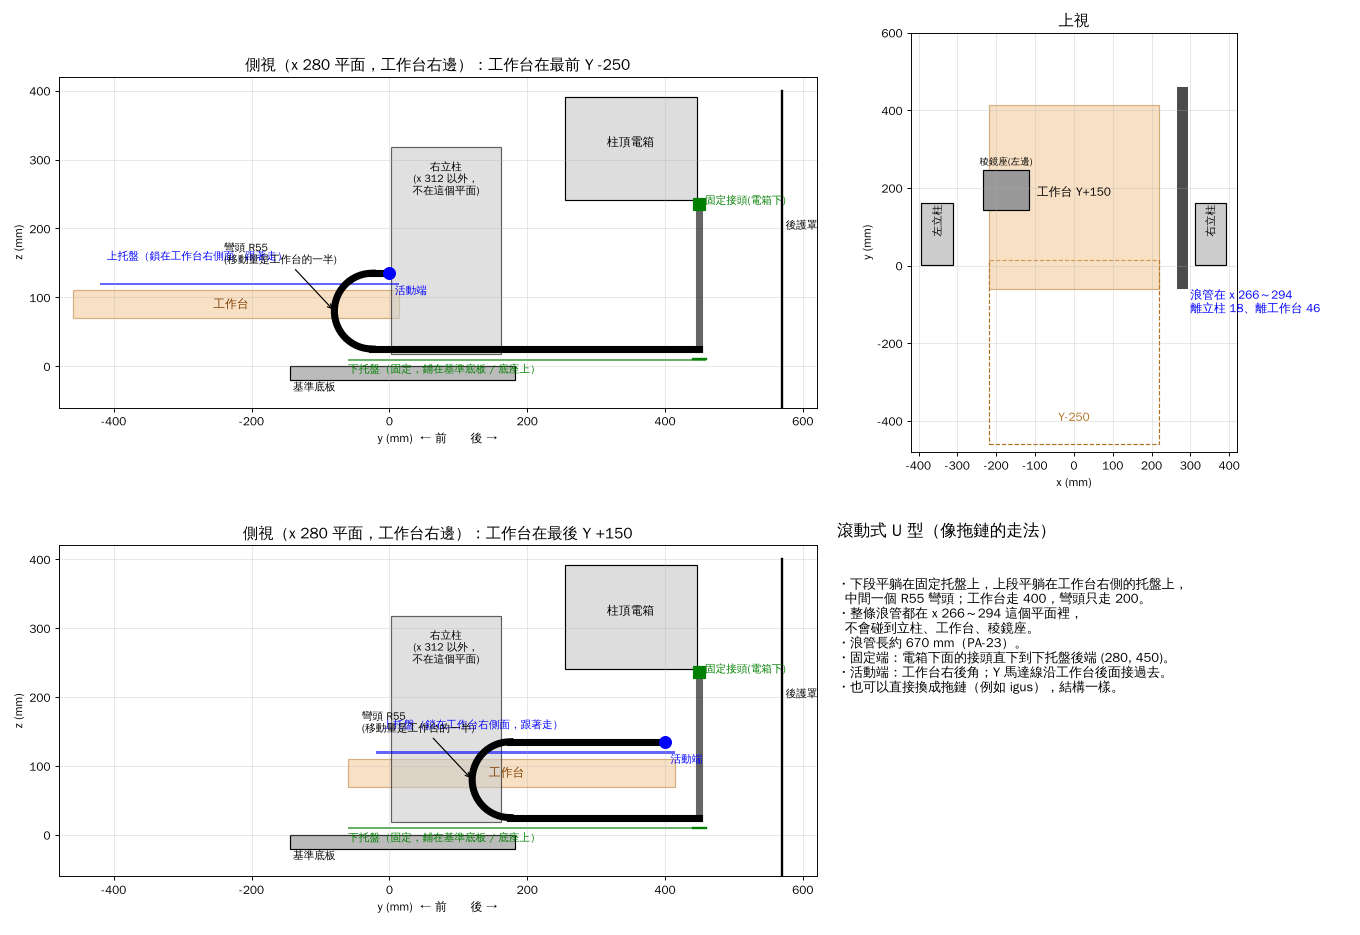

This chart was generated by the following Python code:
# sketch: Y conduit as a rolling loop in the plane x 280 (between the table x 220 and the right gantry column x 312)
import matplotlib; matplotlib.use('Agg')
import matplotlib.pyplot as plt, numpy as np
from matplotlib.patches import Rectangle
plt.rcParams['font.family']='WenQuanYi Zen Hei'; plt.rcParams['axes.unicode_minus']=False
R=55.0; ZL=25.0; ZU=ZL+2*R; YF=450.0; S=250.0          # bend R, lower / upper leg centre z, fixed end y, loop offset
def loop(Y):
    ym=250.0+Y; yb=(YF+ym)/2-S                        # moving end (table rear-right), bend position (moves at half speed)
    t=np.linspace(np.pi/2,3*np.pi/2,30)
    up=([ym,yb],[ZU,ZU]); arc=(yb+R*np.cos(t),ZL+R+R*np.sin(t)); lo=([yb,YF],[ZL,ZL])
    return ym,yb,up,arc,lo
fig,ax=plt.subplots(2,2,figsize=(16,11),gridspec_kw={'width_ratios':[1.6,1]})
for i,(Y,lab) in enumerate(((-250,'工作台在最前 Y -250'),(150,'工作台在最後 Y +150'))):
    a=ax[i,0]; ym,yb,up,arc,lo=loop(Y)
    a.set_title('側視（x 280 平面，工作台右邊）：'+lab,fontsize=13)
    a.add_patch(Rectangle((-210+Y,70),474,40,fc='#f3c38a',ec='#b07020',alpha=.5)); a.text(20+Y,85,'工作台',ha='center',color='#804000')
    a.add_patch(Rectangle((2,18),160,300,fc='#ccc',ec='k',alpha=.6)); a.text(82,250,'右立柱\n(x 312 以外，\n不在這個平面)',ha='center',fontsize=9)
    a.add_patch(Rectangle((-145,-20),327,20,fc='#bbb',ec='k')); a.text(-140,-35,'基準底板',fontsize=9)
    a.add_patch(Rectangle((255,241),191,150,fc='#ddd',ec='k')); a.text(350,320,'柱頂電箱',ha='center')
    a.plot([570,570],[-60,400],'k',lw=2); a.text(575,200,'後護罩',fontsize=9)
    a.plot(*up,'k',lw=6); a.plot(*arc,'k',lw=6); a.plot(*lo,'k',lw=6)
    a.plot([YF,YF],[ZL,236],'k',lw=6,alpha=.6); a.plot(YF,236,'gs',ms=11); a.text(YF+8,236,'固定接頭(電箱下)',color='g',fontsize=9)
    a.plot([YF-10,YF+10],[ZL-15,ZL-15],'g',lw=2)
    a.add_patch(Rectangle((-60,ZL-17),YF+70,3,fc='g',alpha=.6)); a.text(-60,ZL-34,'下托盤（固定，鋪在基準底板 / 底座上）',color='g',fontsize=9)
    a.add_patch(Rectangle((-210+Y+40,ZU-17),474-40,3,fc='b',alpha=.6)); a.text(-200+Y+40,ZU+20,'上托盤（鎖在工作台右側面，跟著走）',color='b',fontsize=9)
    a.plot(ym,ZU,'bo',ms=10); a.text(ym+8,ZU-30,'活動端',color='b',fontsize=9)
    a.annotate('彎頭 R55\n(移動量是工作台的一半)',(yb-R,ZL+R),(yb-R-160,ZL+R+70),fontsize=9,arrowprops=dict(arrowstyle='->'))
    a.set_xlim(-480,620); a.set_ylim(-60,420); a.set_aspect('equal'); a.grid(alpha=.3); a.set_xlabel('y (mm)  ← 前　　後 →'); a.set_ylabel('z (mm)')
a=ax[0,1]; a.set_title('上視',fontsize=13)
a.add_patch(Rectangle((-220,-460),440,474,fc='none',ec='#b07020',ls='--')); a.add_patch(Rectangle((-220,-60),440,474,fc='#f3c38a',ec='#b07020',alpha=.5))
a.text(0,180,'工作台 Y+150',ha='center'); a.text(0,-400,'Y-250',ha='center',color='#b07020')
for sx in (-1,1): a.add_patch(Rectangle((312 if sx>0 else -393,2),81,160,fc='#ccc',ec='k'))
a.text(352,80,'右立柱',ha='center',fontsize=9,rotation=90); a.text(-352,80,'左立柱',ha='center',fontsize=9,rotation=90)
a.add_patch(Rectangle((266,-60),28,520,fc='k',alpha=.7)); a.text(300,-120,'浪管在 x 266～294\n離立柱 18、離工作台 46',fontsize=10,color='b')
a.add_patch(Rectangle((-234,144),119,102,fc='#999',ec='k')); a.text(-175,260,'稜鏡座(左邊)',ha='center',fontsize=8)
a.set_xlim(-420,420); a.set_ylim(-480,600); a.set_aspect('equal'); a.grid(alpha=.3); a.set_xlabel('x (mm)'); a.set_ylabel('y (mm)')
a=ax[1,1]; a.axis('off')
a.text(0,.95,'滾動式 U 型（像拖鏈的走法）',fontsize=14,va='top')
a.text(0,.82,'・下段平躺在固定托盤上，上段平躺在工作台右側的托盤上，\n  中間一個 R55 彎頭；工作台走 400，彎頭只走 200。\n・整條浪管都在 x 266～294 這個平面裡，\n  不會碰到立柱、工作台、稜鏡座。\n・浪管長約 670 mm（PA-23）。\n・固定端：電箱下面的接頭直下到下托盤後端 (280, 450)。\n・活動端：工作台右後角；Y 馬達線沿工作台後面接過去。\n・也可以直接換成拖鏈（例如 igus），結構一樣。',fontsize=11,va='top')
plt.tight_layout(); plt.savefig('/home/user/CNC-DESIGN/docs/sketches/y_conduit_rolling.png',dpi=85)
